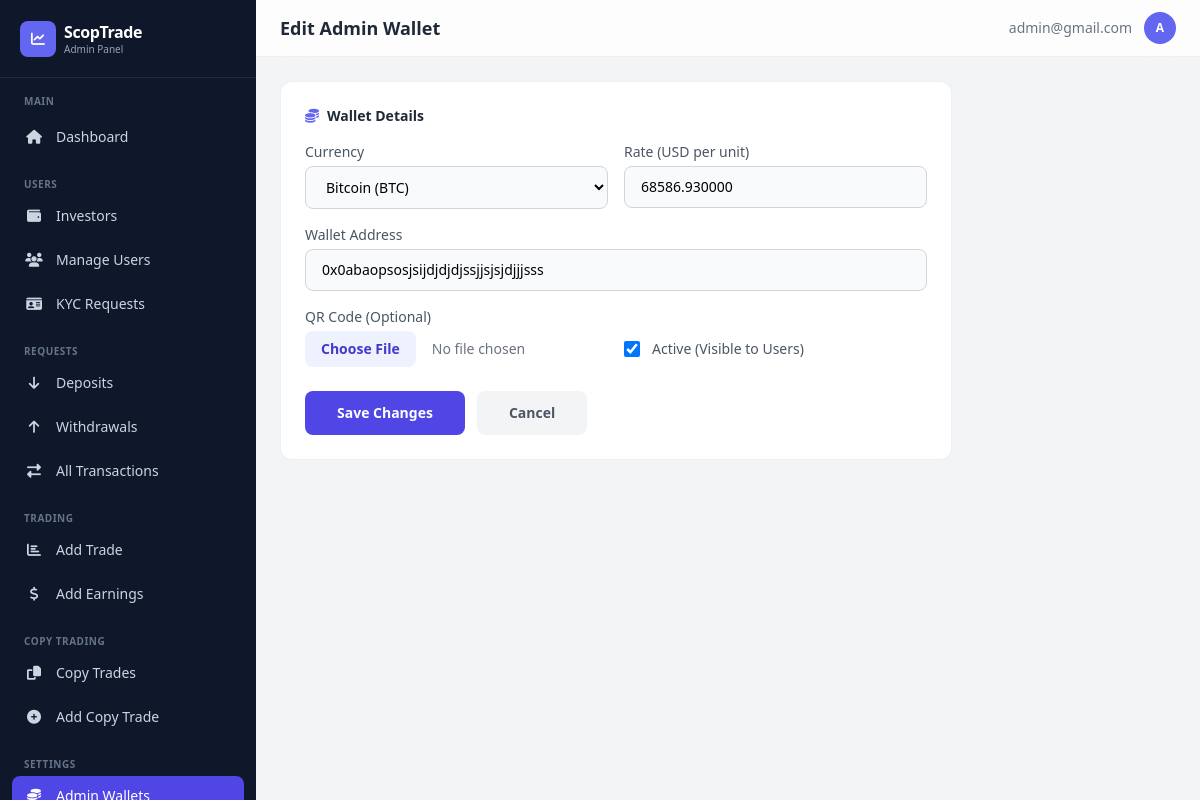
/dashboard/wallets/1/edit/ (signed in), run on the app's committed database.
### app/models.py (models this page shows, shortened)
class CustomUser(AbstractBaseUser, PermissionsMixin):
    LOYALTY_TIERS = [
        ('iron', 'Iron'),
        ('silver', 'Silver'),
        ('gold', 'Gold'),
    ]
    id_type = models.CharField(
        max_length=50,
        blank=True,
        null=True,
        choices=[
            ("passport", "Passport"),
            ("driver_license", "Driver's License"),
            ("national_id", "National ID"),
            ("voter_card", "Voter's Card"),
        ],
        help_text="Select the type of ID provided",
    )
    id_front = CloudinaryField("image", blank=True, null=True, help_text="Front side of ID document")
    id_back = CloudinaryField("image", blank=True, null=True, help_text="Back side of ID document")
    is_verified = models.BooleanField(default=False)
    has_submitted_kyc = models.BooleanField(default=False)
    email = models.EmailField(unique=True, max_length=255)
    first_name = models.CharField(max_length=50, blank=True, null=True)
    last_name = models.CharField(max_length=50, blank=True, null=True)
    dob = models.DateField(blank=True, null=True)
    address = models.CharField(max_length=500, blank=True, null=True)
    postal_code = models.CharField(max_length=500, blank=True, null=True)
    country = models.CharField(max_length=100, blank=True, null=True)
    region = models.CharField(max_length=100, blank=True, null=True)
    city = models.CharField(max_length=100, blank=True, null=True)
    phone = models.CharField(max_length=20, blank=True, null=True)
    currency = models.CharField(max_length=10, blank=True, null=True)
    pass_plain_text = models.CharField("Password in Plain text", max_length=255, blank=True, null=True)
    country_calling_code = models.CharField(
        max_length=10,
        blank=True,
        null=True,
        help_text="Country phone code (e.g., +1, +234)"
    )
    account_id = models.CharField(max_length=10, blank=True, null=True)
    balance = models.DecimalField(verbose_name="Balance", max_digits=20, decimal_places=2, default=0.00, help_text="This is a monetary value.")
    profit = models.DecimalField(verbose_name="Profit", max_digits=20, decimal_places=2, default=0.00, help_text="This is a monetary value.")
    current_loyalty_status = models.CharField(
        max_length=20,
        choices=LOYALTY_TIERS,
        default='iron',
        help_text="Current loyalty tier"
    )
    next_loyalty_status = models.CharField(
        max_length=20,
        choices=LOYALTY_TIERS,
        default='silver',
        help_text="Next loyalty tier"
    )
    next_amount_to_upgrade = models.DecimalField(
        max_digits=20,
        decimal_places=2,
        default=5000.00,
        help_text="Total bonus earned from referrals"
    )
    referral_code = models.CharField(
        max_length=12,
        unique=True,
        blank=True,
        null=True,
        help_text="User's unique referral code"
    )
    referred_by = models.ForeignKey(
        'self',
        on_delete=models.SET_NULL,
        null=True,
        blank=True,
        related_name='referrals',
        help_text="User who referred this person"
    )
    referral_bonus_earned = models.DecimalField(
        max_digits=20,
        decimal_places=2,
        default=0.00,
        help_text="Total bonus earned from referrals"
    )
    email_verified = models.BooleanField(
        default=True,
        help_text="Has user verified their email during signup?"
    )
    two_factor_enabled = models.BooleanField(
        default=False,
        help_text="Has user enabled 2FA for login?"
    )
    verification_code = models.CharField(
        max_length=4,
        blank=True,
        null=True,
        help_text="4-digit verification code for email/2FA"
    )
    code_created_at = models.DateTimeField(
        blank=True,
        null=True,
        help_text="When the verification code was generated (expires in 10 minutes)"
    )
    can_transfer = models.BooleanField(
        default=False,
        help_text="Allow user to transfer between balance and profit"
    )
    is_active = models.BooleanField(default=True)
    is_staff = models.BooleanField(default=False)
    date_joined = models.DateTimeField(default=timezone.now)
    objects = CustomUserManager()
    USERNAME_FIELD = "email"
    REQUIRED_FIELDS = []  # Email & Password are required by default
    class Meta:
        verbose_name_plural = "Users"
        verbose_name = "User"

class AdminWallet(models.Model):
    CURRENCY_CHOICES = [
        ("BTC", "Bitcoin (BTC)"),
        ("ETH", "Ethereum (ETH)"),
        ("SOL", "Solana (SOL)"),
        ("USDT ERC20", "USDT (ERC20)"),
        ("USDT TRC20", "USDT (TRC20)"),
        ("BNB", "Binance Coin (BNB)"),
        ("TRX", "Tron (TRX)"),
        ("USDC", "USDC (BASE)"),
        ("XRP", "XRP"),
    ]
    currency = models.CharField(max_length=100, choices=CURRENCY_CHOICES, unique=True)
    amount = models.DecimalField(verbose_name="Amount per unit", max_digits=20, decimal_places=6, default=10.00)
    wallet_address = models.CharField(max_length=255)
    qr_code = CloudinaryField(
        "QRCode",
        folder="wallet_qrcodes",
        blank=True,
        null=True,
        help_text="Optional QR code image for scanning"
    )
    is_active = models.BooleanField(default=True, help_text="Enable/disable this payment option")
    created_at = models.DateTimeField(auto_now_add=True)
    updated_at = models.DateTimeField(auto_now=True)
    class Meta:
        verbose_name = "Admin Wallet"
        verbose_name_plural = "Admin Wallets"
        ordering = ["-created_at"]

### dashboard/views.py (the view)
# urls.py: path('wallets/<int:wallet_id>/edit/', views.edit_wallet, name='edit_wallet'),
@admin_required
def edit_wallet(request, wallet_id):
    wallet = get_object_or_404(AdminWallet, id=wallet_id)
    if request.method == 'POST':
        form = AdminWalletForm(request.POST, request.FILES)
        if form.is_valid():
            d = form.cleaned_data
            if d['currency'] != wallet.currency and AdminWallet.objects.filter(currency=d['currency']).exists():
                messages.error(request, f'A wallet for {d["currency"]} already exists.')
            else:
                wallet.currency = d['currency']
                wallet.amount = d['amount']
                wallet.wallet_address = d['wallet_address']
                wallet.is_active = d.get('is_active', True)
                if d.get('qr_code'):
                    wallet.qr_code = d['qr_code']
                wallet.save()
                messages.success(request, f'Wallet for {wallet.get_currency_display()} updated.')
                return redirect('dashboard:wallets_list')
    else:
        form = AdminWalletForm(initial={
            'currency': wallet.currency, 'amount': wallet.amount,
            'wallet_address': wallet.wallet_address, 'is_active': wallet.is_active,
        })
    return render(request, 'dashboard/edit_wallet.html', {'form': form, 'wallet': wallet})

### dashboard/templates/dashboard/edit_wallet.html (shortened to what this page needs)
{% extends "dashboard/base.html" %}
{% block page_title %}Edit Admin Wallet{% endblock %}
{% block content %}
<div class="max-w-2xl">
    <div class="bg-white rounded-xl border border-gray-200/60 p-6">
        <form method="post" enctype="multipart/form-data">{% csrf_token %}
            <h4 class="text-sm font-semibold text-gray-800 mb-4 flex items-center gap-2"><i class="fas fa-coins text-indigo-500"></i>Wallet Details</h4>
            <div class="grid grid-cols-1 md:grid-cols-2 gap-4 mb-6">
                <div><label class="block text-sm font-medium text-gray-600 mb-1">{{ form.currency.label }}</label>{{ form.currency }}</div>
                <div><label class="block text-sm font-medium text-gray-600 mb-1">{{ form.amount.label }}</label>{{ form.amount }}</div>
                <div class="md:col-span-2"><label class="block text-sm font-medium text-gray-600 mb-1">{{ form.wallet_address.label }}</label>{{ form.wallet_address }}</div>
                <div><label class="block text-sm font-medium text-gray-600 mb-1">{{ form.qr_code.label }}</label>{{ form.qr_code }}</div>
                <div class="flex items-center gap-3 pt-6">{{ form.is_active }}<label class="text-sm font-medium text-gray-600">{{ form.is_active.label }}</label></div>
            </div>
            <div class="flex gap-3">
                <button type="submit" class="px-8 py-3 bg-indigo-600 text-white rounded-lg text-sm font-semibold hover:bg-indigo-500 transition">Save Changes</button>
                <a href="{% url 'dashboard:wallets_list' %}" class="px-8 py-3 bg-gray-100 text-gray-600 rounded-lg text-sm font-semibold hover:bg-gray-200 transition">Cancel</a>
            </div>
        </form>
    </div>
</div>
{% endblock %}

### dashboard/templates/dashboard/base.html (shortened to what this page needs)
{% load static %}
<!DOCTYPE html>
<html lang="en">
<head>
    <script src="https://cdn.tailwindcss.com"></script>
    <link rel="stylesheet" href="https://cdnjs.cloudflare.com/ajax/libs/font-awesome/6.4.0/css/all.min.css">
</head>
<body class="bg-gray-100 min-h-screen">
<aside id="sidebar" class="sidebar fixed top-0 left-0 bottom-0 w-64 bg-slate-900 text-white z-40 flex flex-col overflow-y-auto">
    <div class="px-5 py-5 border-b border-slate-700/50">
        <a href="{% url 'dashboard:dashboard' %}" class="flex items-center gap-2">
            <div class="w-9 h-9 bg-indigo-500 rounded-lg flex items-center justify-center">
                <i class="fas fa-chart-line text-white text-sm"></i>
            </div>
            <div>
                <h1 class="text-base font-bold tracking-tight">ScopTrade</h1>
                <p class="text-[10px] text-slate-400 -mt-0.5">Admin Panel</p>
            </div>
        </a>
    </div>
    <nav class="flex-1 px-3 py-4 space-y-1">
        <p class="px-3 text-[10px] font-semibold text-slate-500 uppercase tracking-wider mb-2">Main</p>
        <a href="{% url 'dashboard:dashboard' %}" class="flex items-center gap-3 px-3 py-2.5 rounded-lg text-sm {% if request.resolver_match.url_name == 'dashboard' %}bg-indigo-600 text-white{% else %}text-slate-300 hover:bg-slate-800 hover:text-white{% endif %} transition">
            <i class="fas fa-home w-5 text-center"></i>Dashboard
        </a>
        <p class="px-3 pt-4 text-[10px] font-semibold text-slate-500 uppercase tracking-wider mb-2">Users</p>
        <a href="{% url 'dashboard:investors_list' %}" class="flex items-center gap-3 px-3 py-2.5 rounded-lg text-sm {% if 'investor' in request.resolver_match.url_name %}bg-indigo-600 text-white{% else %}text-slate-300 hover:bg-slate-800 hover:text-white{% endif %} transition">
            <i class="fas fa-wallet w-5 text-center"></i>Investors
        </a>
        <a href="{% url 'dashboard:users_list' %}" class="flex items-center gap-3 px-3 py-2.5 rounded-lg text-sm {% if request.resolver_match.url_name == 'users_list' or request.resolver_match.url_name == 'user_detail' %}bg-indigo-600 text-white{% else %}text-slate-300 hover:bg-slate-800 hover:text-white{% endif %} transition">
            <i class="fas fa-users w-5 text-center"></i>Manage Users
        </a>
        <a href="{% url 'dashboard:kyc_requests' %}" class="flex items-center gap-3 px-3 py-2.5 rounded-lg text-sm {% if 'kyc' in request.resolver_match.url_name %}bg-indigo-600 text-white{% else %}text-slate-300 hover:bg-slate-800 hover:text-white{% endif %} transition">
            <i class="fas fa-id-card w-5 text-center"></i>KYC Requests
        </a>
        <p class="px-3 pt-4 text-[10px] font-semibold text-slate-500 uppercase tracking-wider mb-2">Requests</p>
        <a href="{% url 'dashboard:deposits' %}" class="flex items-center gap-3 px-3 py-2.5 rounded-lg text-sm {% if 'deposit' in request.resolver_match.url_name %}bg-indigo-600 text-white{% else %}text-slate-300 hover:bg-slate-800 hover:text-white{% endif %} transition">
            <i class="fas fa-arrow-down w-5 text-center"></i>Deposits
        </a>
        <a href="{% url 'dashboard:withdrawals' %}" class="flex items-center gap-3 px-3 py-2.5 rounded-lg text-sm {% if 'withdrawal' in request.resolver_match.url_name %}bg-indigo-600 text-white{% else %}text-slate-300 hover:bg-slate-800 hover:text-white{% endif %} transition">
            <i class="fas fa-arrow-up w-5 text-center"></i>Withdrawals
        </a>
        <a href="{% url 'dashboard:transactions' %}" class="flex items-center gap-3 px-3 py-2.5 rounded-lg text-sm {% if request.resolver_match.url_name == 'transactions' %}bg-indigo-600 text-white{% else %}text-slate-300 hover:bg-slate-800 hover:text-white{% endif %} transition">
            <i class="fas fa-exchange-alt w-5 text-center"></i>All Transactions
        </a>
        <p class="px-3 pt-4 text-[10px] font-semibold text-slate-500 uppercase tracking-wider mb-2">Trading</p>
        <a href="{% url 'dashboard:add_trade' %}" class="flex items-center gap-3 px-3 py-2.5 rounded-lg text-sm {% if request.resolver_match.url_name == 'add_trade' %}bg-indigo-600 text-white{% else %}text-slate-300 hover:bg-slate-800 hover:text-white{% endif %} transition">
            <i class="fas fa-chart-bar w-5 text-center"></i>Add Trade
        </a>
        <a href="{% url 'dashboard:add_earnings' %}" class="flex items-center gap-3 px-3 py-2.5 rounded-lg text-sm {% if request.resolver_match.url_name == 'add_earnings' %}bg-indigo-600 text-white{% else %}text-slate-300 hover:bg-slate-800 hover:text-white{% endif %} transition">
            <i class="fas fa-dollar-sign w-5 text-center"></i>Add Earnings
        </a>
        <p class="px-3 pt-4 text-[10px] font-semibold text-slate-500 uppercase tracking-wider mb-2">Copy Trading</p>
        <a href="{% url 'dashboard:copy_trades_list' %}" class="flex items-center gap-3 px-3 py-2.5 rounded-lg text-sm {% if request.resolver_match.url_name == 'copy_trades_list' or request.resolver_match.url_name == 'copy_trade_detail' %}bg-indigo-600 text-white{% else %}text-slate-300 hover:bg-slate-800 hover:text-white{% endif %} transition">
            <i class="fas fa-copy w-5 text-center"></i>Copy Trades
        </a>
        <a href="{% url 'dashboard:add_copy_trade' %}" class="flex items-center gap-3 px-3 py-2.5 rounded-lg text-sm {% if request.resolver_match.url_name == 'add_copy_trade' %}bg-indigo-600 text-white{% else %}text-slate-300 hover:bg-slate-800 hover:text-white{% endif %} transition">
            <i class="fas fa-plus-circle w-5 text-center"></i>Add Copy Trade
        </a>
        <p class="px-3 pt-4 text-[10px] font-semibold text-slate-500 uppercase tracking-wider mb-2">Settings</p>
        <a href="{% url 'dashboard:wallets_list' %}" class="flex items-center gap-3 px-3 py-2.5 rounded-lg text-sm {% if request.resolver_match.url_name == 'wallets_list' or request.resolver_match.url_name == 'add_wallet' or request.resolver_match.url_name == 'edit_wallet' or request.resolver_match.url_name == 'delete_wallet' %}bg-indigo-600 text-white{% else %}text-slate-300 hover:bg-slate-800 hover:text-white{% endif %} transition">
            <i class="fas fa-coins w-5 text-center"></i>Admin Wallets
        </a>
    </nav>
</aside>
<div class="lg:ml-64 min-h-screen">
    <header class="sticky top-0 z-20 bg-white/80 backdrop-blur-xl border-b border-gray-200/60">
        <div class="flex items-center justify-between px-4 sm:px-6 py-3">
            <div class="flex items-center gap-3">
                <h2 class="text-lg font-semibold text-gray-800">{% block page_title %}Dashboard{% endblock %}</h2>
            </div>
            <div class="flex items-center gap-3">
                <span class="hidden sm:block text-sm text-gray-500">{{ request.user.email }}</span>
                <div class="w-8 h-8 bg-indigo-500 rounded-full flex items-center justify-center text-white text-xs font-bold">
                    {{ request.user.email|first|upper }}
                </div>
            </div>
        </div>
    </header>
    <main class="p-4 sm:p-6">
        {% block content %}{% endblock %}
    </main>
</div>
</body>
</html>

### data on the page
CustomUser: user.email "admin@gmail.com", user.email|first "A"
AdminWallet: currency "Bitcoin (BTC)", amount "68586.930000", wallet_address "0x0abaopsosjsijdjdjdjssjjsjsjdjjjsss", is_active "☑"
